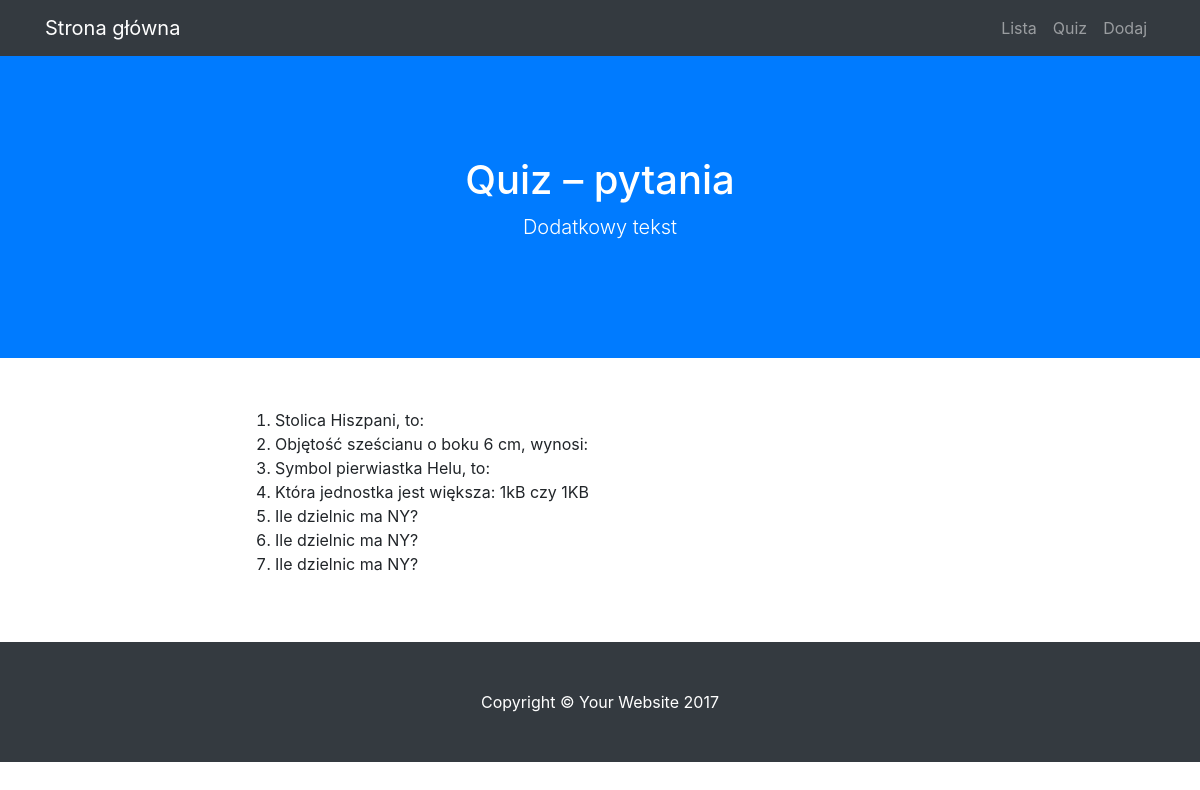
Screenshot of /lista with the database file from the repository.
### quiz/modele.py (models this page shows)
class BazaModel(Model):
    class Meta:
        database = baza

class Pytanie(BazaModel):
    pytanie = CharField(null=False)
    kategoria = ForeignKeyField(Kategoria, related_name='pytania')

### quiz/views.py (the view)
@app.route("/lista")
def lista():
    pytania = Pytanie.select()
    return render_template('lista.html', pytania=pytania)

### quiz/app.py (called while the page is built)
@app.before_request
def before_request():
    g.db = baza
    g.db.connect()

@app.after_request
def after_request(response):
    g.db.close()
    return response

### quiz/templates/lista.html (shortened to what this page needs)
{% extends "szablon.html" %}
{% block h1 %}Quiz – pytania{% endblock %}
{% block tresc %}
    <ol>
    {% for p in pytania %}
        <li>
            {{ p.pytanie }}
        </li>
    {% endfor %}
    </ol>
{% endblock %}

### rows the page displays
Pytanie: pytanie "Stolica Hiszpani, to:"
Pytanie: pytanie "Objętość sześcianu o boku 6 cm, wynosi:"
Pytanie: pytanie "Symbol pierwiastka Helu, to:"
Pytanie: pytanie "Która jednostka jest większa: 1kB czy 1KB"
Pytanie: pytanie "Ile dzielnic ma NY?"
Pytanie: pytanie "Ile dzielnic ma NY?"
Pytanie: pytanie "Ile dzielnic ma NY?"
